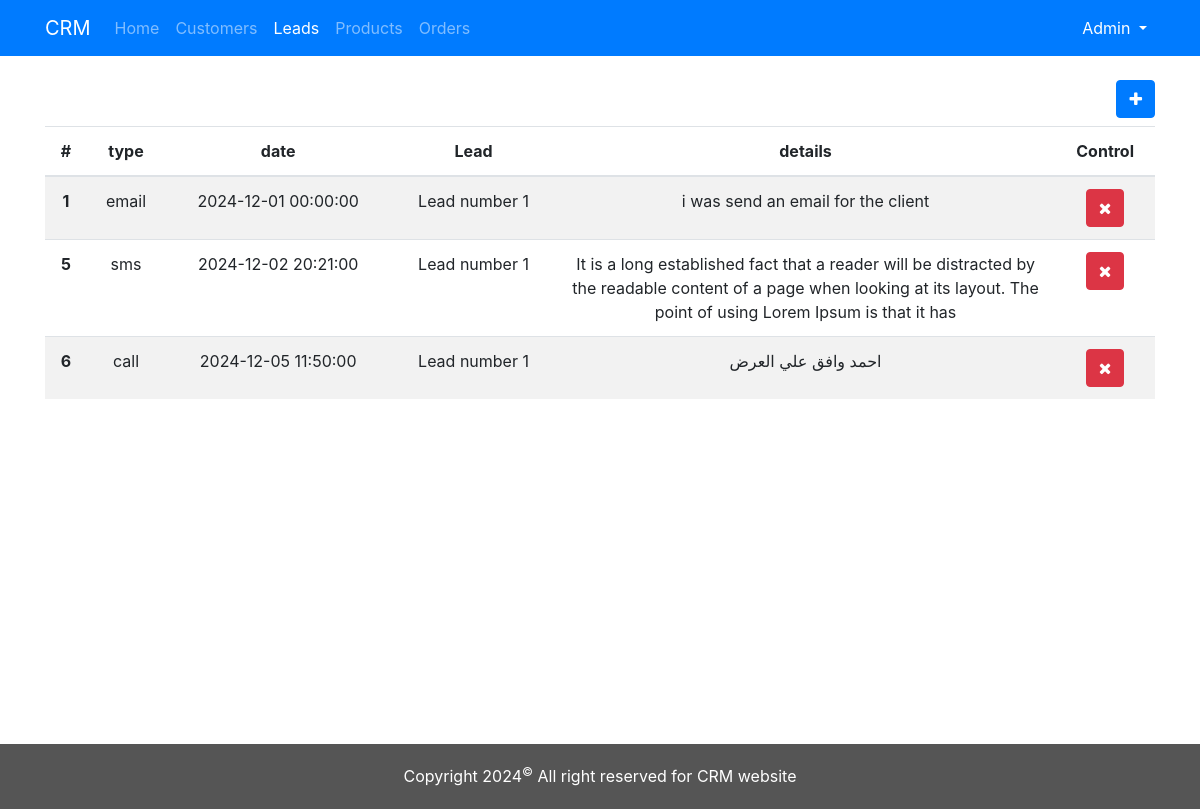
Screenshot of /interactions.php?lead=1 (signed in) with the database file from the repository.
### tables this page shows
CREATE TABLE `interactions` (
  `id` bigint(20) UNSIGNED NOT NULL,
  `lead_id` bigint(20) UNSIGNED DEFAULT NULL,
  `type` varchar(50) DEFAULT NULL,
  `date` datetime DEFAULT NULL,
  `details` text DEFAULT NULL,
  `created_at` datetime DEFAULT current_timestamp(),
  `updated_at` datetime DEFAULT current_timestamp() ON UPDATE current_timestamp()
);

CREATE TABLE `leads` (
  `id` bigint(20) UNSIGNED NOT NULL,
  `name` varchar(255) DEFAULT NULL,
  `email` varchar(255) DEFAULT NULL,
  `phone` varchar(20) DEFAULT NULL,
  `source` varchar(100) DEFAULT NULL,
  `status` varchar(50) DEFAULT NULL,
  `created_at` datetime DEFAULT current_timestamp(),
  `updated_at` datetime DEFAULT current_timestamp() ON UPDATE current_timestamp()
);

### interactions.php (the view, shortened to what this page needs)
<?php
    include './includes/connection.php';
    $id = $_GET['lead'] ?? null;
?>
<!DOCTYPE html>
<html lang="en">
<head>
    <link rel="stylesheet" href="./assets/css/bootstrap.min.css">
    <link rel="stylesheet" href="./assets/css/font-awesome.css">
    <link rel="stylesheet" href="./assets/css/style.css">
</head>
<body>
    <div class="app">
        <?php $page = "leads";
        include './includes/navbar.php'; ?>
        <div class="pt-4">
            <div class="container">
                <div class="row mb-2">
                    <div class="col-md-12">
                        <div class="text-right">
                            <button type="button" class="btn btn-primary" data-toggle="modal" data-target="#addNewItem">
                                <i class="fa fa-plus"></i>
                            </button>
                        </div>
                    </div>
                </div>
                <table class="table table-striped">
                    <thead>
                        <tr class="text-center">
                            <th>#</th>
                            <th>type</th>
                            <th>date</th>
                            <th>Lead</th>
                            <th>details</th>
                            <th>Control</th>
                        </tr>
                    </thead>
                    <tbody>
                        <?php
                            $sql = "SELECT interactions.*, leads.name as lead FROM interactions INNER JOIN leads on leads.id = interactions.lead_id where lead_id=?";
                            $stmt = $conn->prepare($sql);
                            $stmt->execute([$id]);
                            $items = $stmt->fetchAll(PDO::FETCH_ASSOC);
                            foreach($items as $item):
                        ?>
                        <tr class="text-center">
                            <th><?= $item['id'] ?></th>
                            <td><?= $item['type'] ?></td>
                            <td><?= $item['date'] ?></td>
                            <td><?= $item['lead'] ?></td>
                            <td style="width: 45%;"><?= $item['details'] ?></td>
                            <td>
                                <?php
                                $back = urlencode("interactions.php?lead=$id");
                                ?>
                                <a onclick="return confirm('Are you sure?')" href="delete.php?back=<?= $back ?>&id=<?= $item['id'] ?>&table=interactions" class="btn btn-danger"><i class="fa fa-times"></i></a>
                            </td>
                        </tr>
                        <?php endforeach ?>
                    </tbody>
                </table>
            </div>
        </div>
    </div>
    <div class="footer">
        <p class="text-center text-white">Copyright 2024<sup>&copy;</sup> All right reserved for CRM website</p>
    </div>
</body>
</html>

### assets/css/style.css (style rules this page uses)
.app { min-height: 93vh; }
.footer { padding: 20px 0 5px; background: #555555; color: white; }

### rows the page displays
interactions: id "1", type "email", date "2024-12-01 00:00:00", lead.name "Lead number 1", details "i was send an email for the client"
interactions: id "5", type "sms", date "2024-12-02 20:21:00", lead.name "Lead number 1", details "It is a long established fact that a reader will be distracted by the readable content of a page when looking at its layout. The point of using Lorem Ipsum is that it has"
interactions: id "6", type "call", date "2024-12-05 11:50:00", lead.name "Lead number 1", details "احمد وافق علي العرض"

### other values shown
$_SESSION['user']['name'] "Admin"
